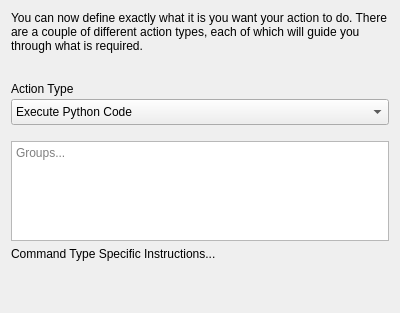
<?xml version="1.0" encoding="UTF-8"?>
<ui version="4.0">
 <class>Form</class>
 <widget class="QWidget" name="Form">
  <property name="geometry">
   <rect>
    <x>0</x>
    <y>0</y>
    <width>400</width>
    <height>313</height>
   </rect>
  </property>
  <property name="windowTitle">
   <string>Form</string>
  </property>
  <layout class="QVBoxLayout" name="verticalLayout_2">
   <item>
    <layout class="QVBoxLayout" name="verticalLayout" stretch="0,0,0,0,0,0,1">
     <item>
      <widget class="QLabel" name="label">
       <property name="text">
        <string>&lt;html&gt;&lt;head/&gt;&lt;body&gt;&lt;p&gt;You can now define exactly what it is you want your action to do. There are a couple of different action types, each of which will guide you through what is required.&lt;/p&gt;&lt;/body&gt;&lt;/html&gt;</string>
       </property>
       <property name="wordWrap">
        <bool>true</bool>
       </property>
      </widget>
     </item>
     <item>
      <spacer name="verticalSpacer_2">
       <property name="orientation">
        <enum>Qt::Vertical</enum>
       </property>
       <property name="sizeHint" stdset="0">
        <size>
         <width>20</width>
         <height>20</height>
        </size>
       </property>
      </spacer>
     </item>
     <item>
      <layout class="QVBoxLayout" name="verticalLayout_3">
       <property name="spacing">
        <number>0</number>
       </property>
       <item>
        <layout class="QHBoxLayout" name="horizontalLayout">
         <item>
          <widget class="QLabel" name="label_2">
           <property name="text">
            <string>Action Type</string>
           </property>
          </widget>
         </item>
         <item>
          <spacer name="horizontalSpacer">
           <property name="orientation">
            <enum>Qt::Horizontal</enum>
           </property>
           <property name="sizeHint" stdset="0">
            <size>
             <width>40</width>
             <height>20</height>
            </size>
           </property>
          </spacer>
         </item>
        </layout>
       </item>
       <item>
        <widget class="QComboBox" name="actionCommandType">
         <property name="minimumSize">
          <size>
           <width>0</width>
           <height>26</height>
          </size>
         </property>
         <item>
          <property name="text">
           <string>Execute Python Code</string>
          </property>
         </item>
         <item>
          <property name="text">
           <string>Execute Python Script File</string>
          </property>
         </item>
         <item>
          <property name="text">
           <string>Execute Command Line</string>
          </property>
         </item>
        </widget>
       </item>
      </layout>
     </item>
     <item>
      <spacer name="verticalSpacer_3">
       <property name="orientation">
        <enum>Qt::Vertical</enum>
       </property>
       <property name="sizeHint" stdset="0">
        <size>
         <width>20</width>
         <height>10</height>
        </size>
       </property>
      </spacer>
     </item>
     <item>
      <widget class="QTextEdit" name="actionCommand">
       <property name="maximumSize">
        <size>
         <width>16777215</width>
         <height>100</height>
        </size>
       </property>
       <property name="placeholderText" stdset="0">
        <string>Groups...</string>
       </property>
      </widget>
     </item>
     <item>
      <widget class="QLabel" name="commandTypeDescription">
       <property name="text">
        <string>&lt;html&gt;&lt;head/&gt;&lt;body&gt;&lt;p&gt;Command Type Specific Instructions...&lt;/p&gt;&lt;/body&gt;&lt;/html&gt;</string>
       </property>
       <property name="wordWrap">
        <bool>true</bool>
       </property>
      </widget>
     </item>
     <item>
      <spacer name="verticalSpacer">
       <property name="orientation">
        <enum>Qt::Vertical</enum>
       </property>
       <property name="sizeHint" stdset="0">
        <size>
         <width>20</width>
         <height>40</height>
        </size>
       </property>
      </spacer>
     </item>
    </layout>
   </item>
  </layout>
 </widget>
 <resources/>
 <connections/>
</ui>
